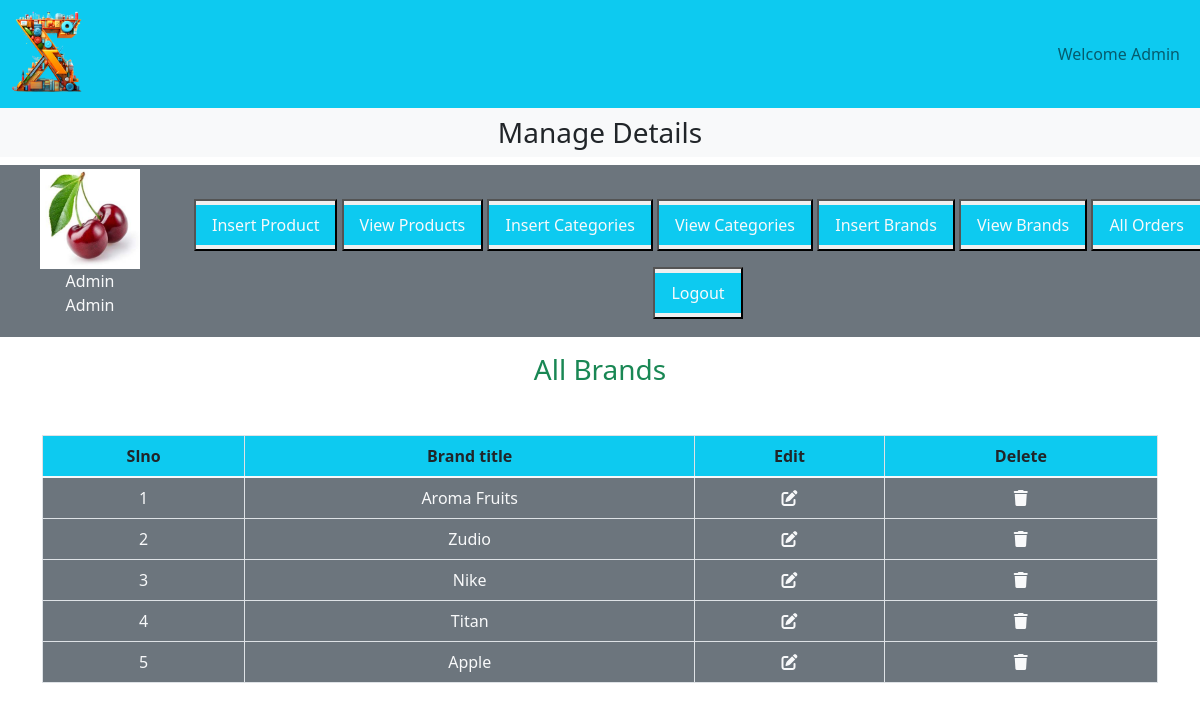
The app's page /admin_area/index.php?view_brands with its own data.
### tables this page shows
CREATE TABLE `brand` (
  `brand_id` int(11) NOT NULL,
  `brand_title` varchar(100) NOT NULL
);

### admin_area/view_brands.php (the view, shortened to what this page needs)
<h3 class="text-center text-success">All Brands</h3>
<table class="table table-bordered mt-5">
    <thead class="bg-info">
        <tr class="text-center">
            <th>Slno</th>
            <th>Brand title</th>
            <th>Edit</th>
            <th>Delete</th>
        </tr>
    </thead>
    <tbody class="bg-secondary text-light">
        <?php
        $select_cat = "Select * from `brand`";
        $result = mysqli_query($con, $select_cat);
        $number = 0;
        while ($row = mysqli_fetch_assoc($result)) {
            $brand_id = $row['brand_id'];
            $brand_title = $row['brand_title'];
            $number++;
            ?>
            <tr class="text-center">
                <td><?php echo $number; ?></td>
                <td><?php echo $brand_title; ?></td>
                <td><a href='index.php?edit_brands=<?php echo $brand_id ?>' class='text-light'><i class='fa-solid fa-pen-to-square'></i></a></td>
                <td><a href='index.php?delete_brands=<?php echo $brand_id ?>' class='text-light' data-toggle="modal" data-target="#exampleModal_<?php echo $brand_id ?>"><i class='fa-solid fa-trash'></i></a></td>
            </tr>
            <?php
        }
        ?>
    </tbody>
</table>

### style.css (style rules this page uses)
* { margin:0; padding:0; box-sizing: border-box; }

### admin_area/index.php (style rules this page uses)
body { overflow-x: hidden; }

### records on screen
brand: brand_title "Aroma Fruits"
brand: brand_title "Zudio"
brand: brand_title "Nike"
brand: brand_title "Titan"
brand: brand_title "Apple"
